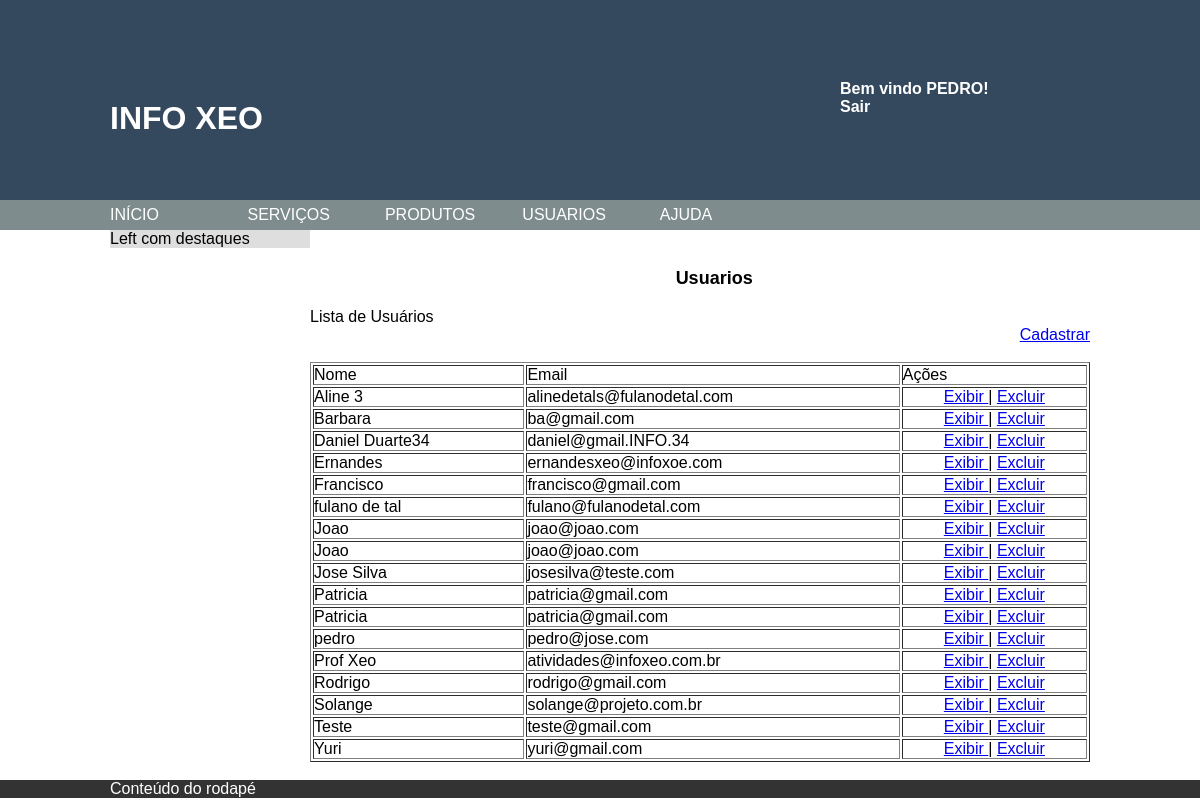
Page /views/index.php?op=usuarios (signed in) on the committed database.
### tables this page shows
CREATE TABLE IF NOT EXISTS `usuario` (
  `id` int(11) NOT NULL AUTO_INCREMENT,
  `usuario` varchar(50) DEFAULT NULL,
  `nome` varchar(50) DEFAULT NULL,
  `mail` varchar(255) DEFAULT NULL,
  `senha` varchar(50) DEFAULT NULL,
  PRIMARY KEY (`id`)
);

### models/conexao.php (called while the page is built, shortened)
<?php
class Conexao {
    public static $instance;
    public static function getInstance() {
        if (!isset(self::$instance)) {
            self::$instance = new PDO('mysql:host=localhost;dbname=banco_aula', 'root', '', array(PDO::MYSQL_ATTR_INIT_COMMAND => "SET NAMES utf8"));
            self::$instance->setAttribute(PDO::ATTR_ERRMODE, PDO::ERRMODE_EXCEPTION);
            self::$instance->setAttribute(PDO::ATTR_ORACLE_NULLS, PDO::NULL_EMPTY_STRING);
        }
        return self::$instance;
    }
}

### models/UsuarioDao.php (called while the page is built, shortened)
<?php
include_once 'conexao.php';
include_once 'usuario.php';
class UsuarioDao {
    public function listar() {
        try {
            $sql = "SELECT * FROM usuario order by nome";
            $result = Conexao::getInstance()->query($sql);
            $lista = array();
            $i = 0;
            while ($row = $result->fetch(PDO::FETCH_OBJ)) {
                $usario = new Usuario();
                $usario->setId($row->id);
                $usario->setNome($row->nome);
                $usario->setEmail($row->mail);
                $usario->setUsuario($row->usuario);
                $lista[$i] = $usario;
                $i++;
            }
            return $lista;
        } catch (Exception $e) {
            print "Ocorreu um erro ao tentar executar esta ação, foi gerado um LOG do mesmo, tente novamente mais tarde.";
        }
    }
}

### models/usuario.php (called while the page is built, shortened)
<?php
class Usuario {
    private $id;
    private $nome;
    private $email;
    public function getId() {
        return $this->id;
    }
    public function getNome() {
        return $this->nome;
    }
    public function getEmail() {
        return $this->email;
    }
    public function setId($id) {
        $this->id = $id;
    }
    public function setNome($nome) {
        $this->nome = $nome;
    }
    public function setEmail($email) {
        $this->email = $email;
    }
}

### views/usuarios/usuarios.php (the view, shortened to what this page needs)
<?php
include_once '../models/UsuarioDao.php';
$usarioDao = new UsuarioDao();
$usuarios = $usarioDao->listar();
?>
<section id="main">
    <div class="main-contener">
        <br />
        <div class="boxe">
            <h2>Usuarios</h2>
        </div>
        <p> Lista de Usuários
        <br />
        <a href="../controllers/usuariosController.php?botao=cadastrar" style="float: right">Cadastrar</a>
        <br />
        <br />
        <table width="100%" border="1px">
            <thead>
                <td>Nome</td>
                <td>Email</td>
                <td>Ações</td>
            </thead>
            <?php foreach ($usuarios as $usuario) { ?>
            <tbody>
                <td><?php echo $usuario->getNome() ?></td>
                <td><?php echo $usuario->getEmail() ?></td>
                <td align="center">
                    <a href="../controllers/usuariosController.php?botao=exibir&id=<?php echo $usuario->getId() ?>">Exibir </a> |
                    <a href="../controllers/usuariosController.php?botao=excluir&id=<?php echo $usuario->getId() ?>">Excluir</a>
                </td>
            <?php } ?>
            </tbody>
        </table>
        <br />
    </div>
    <section id='left-destaques'>Left com destaques</section>
</section>

### views/index.php (shortened to what this page needs)
<?php
$login = new Login();
if ($login->verificaLogin()) {
    $logado = $_SESSION['usuario'];
} else {
   $login->sair();
   header("location:../controllers/loginController.php?botao=sair");
}
?>
<!DOCTYPE html>
<html lang="pt-br">
    <head>
        <link rel="stylesheet" type="text/css" href="../skin/css/style.css">
        <link rel="stylesheet" type="text/css" href="../skin/css/longin.css">
    </head>
    <body>
        <?php
        include_once "./page/header.php";
        include_once "./page/nav.php";
        @$opcao = $_REQUEST['op'];
        switch ($opcao) {
            case 'usuarios':
                include_once './usuarios/usuarios.php';
                break;
        }
        include_once "./page/footer.php";
        ?>
    </body>
</html>

### views/page/header.php
<header id="header">
	<div class="top">
		<h1><a href="#">Info Xeo</a></h1>
                <div class="header-right">
                    <div class="user">
                     Bem vindo<span> <?php echo $logado ?>! </span> <br>
                     <a type="button" href="../controllers/loginController.php?botao=sair">Sair</a>
                    </div>
                </div>
	</div>
</header>

### views/page/nav.php
<div id="navigation">
    <nav>
        <ul>
            <li><a href="index.php">Início</a></li>
            <li><a href="index.php?op=servicos">Serviços</a></li>
            <li><a href="index.php?op=produtos">Produtos</a></li>
            <li><a href="index.php?op=usuarios">Usuarios</a></li>
            <li><a href="index.php?op=Ajuda">Ajuda</a></li>
        </ul>
    </nav>
</div>

### views/page/footer.php
<footer>
	<div id="footer-content">
		Conteúdo do rodapé
	</div>
</footer>

### skin/css/style.css (style rules this page uses)
* { margin: 0; padding: 0; }
header { width: 100%; background: #34495e; }
#header .top { width: 980px; height: 200px; margin: 0 auto; }
#header .top h1 { position: absolute; top: 10%; text-transform: uppercase; }
#header .top a { color: #fff; text-decoration: none; }
#header .header-right { width: 250px; float:right; margin-top: 5em; }
#header .user { color: #fff; font-weight: 600; }
#header .user span { text-transform: uppercase; }
#header .user a { color: #fff; }
#navigation { width: 100%; background: #7f8c8d }
nav { height: 30px; width: 980px; margin: 0 auto; }
nav ul { width: 100%; height: 30px; line-height: 30px; }
nav ul li { display: inline; }
nav ul li a { height: 30px; display: inline-flex; width: 133px; text-decoration: none; color: #fff; text-transform: uppercase; }
#main { width: 980px; margin: 0 auto; }
#main .main-contener { width: 780px; min-height: 400px; float: right; }
#main #left-destaques { width: 200px; background: #dedede; }
footer { width: 100%; background: #333; float: left; }
#footer-content { width: 980px; margin: 0 auto; background: #333; color: #FFF; }

### skin/css/longin.css (style rules this page uses)
* { margin: 0; padding: 0; font-family: Verdana, Geneva, Arial, sans-serif; }
h1, h2 { margin: 20px auto; width: 25%; display: block; }
form, .boxe { width: 25%; height: auto; margin: 0 auto; display: block; font-size: 12px; line-height: 20px; }

### rows in the picture
usuario: nome "Aline 3", mail "alinedetals@fulanodetal.com"
usuario: nome "Barbara", mail "ba@gmail.com"
usuario: nome "Daniel Duarte34", mail "daniel@gmail.INFO.34"
usuario: nome "Ernandes", mail "ernandesxeo@infoxoe.com"
usuario: nome "Francisco", mail "francisco@gmail.com"
usuario: nome "fulano de tal", mail "fulano@fulanodetal.com"
usuario: nome "Joao", mail "joao@joao.com"
usuario: nome "Joao", mail "joao@joao.com"
usuario: nome "Jose Silva", mail "josesilva@teste.com"
usuario: nome "Patricia", mail "patricia@gmail.com"
usuario: nome "Patricia", mail "patricia@gmail.com"
usuario: nome "pedro", mail "pedro@jose.com"
usuario: nome "Prof Xeo", mail "atividades@infoxeo.com.br"
usuario: nome "Rodrigo", mail "rodrigo@gmail.com"
usuario: nome "Solange", mail "solange@projeto.com.br"
usuario: nome "Teste", mail "teste@gmail.com"
usuario: nome "Yuri", mail "yuri@gmail.com"

### other values in the picture
$logado "PEDRO"
